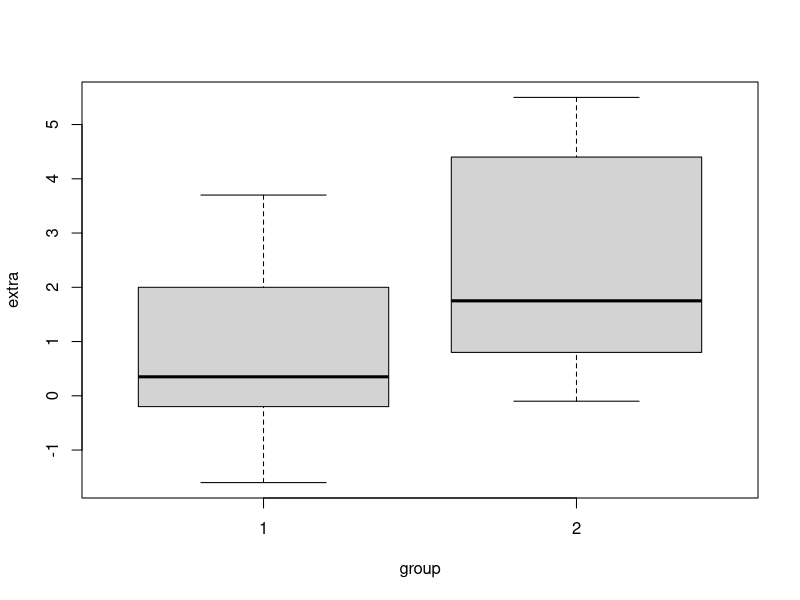
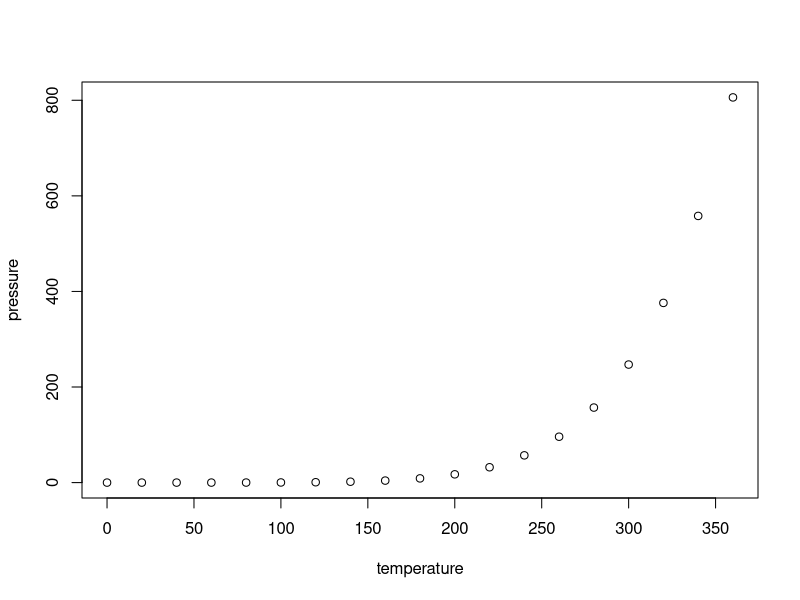
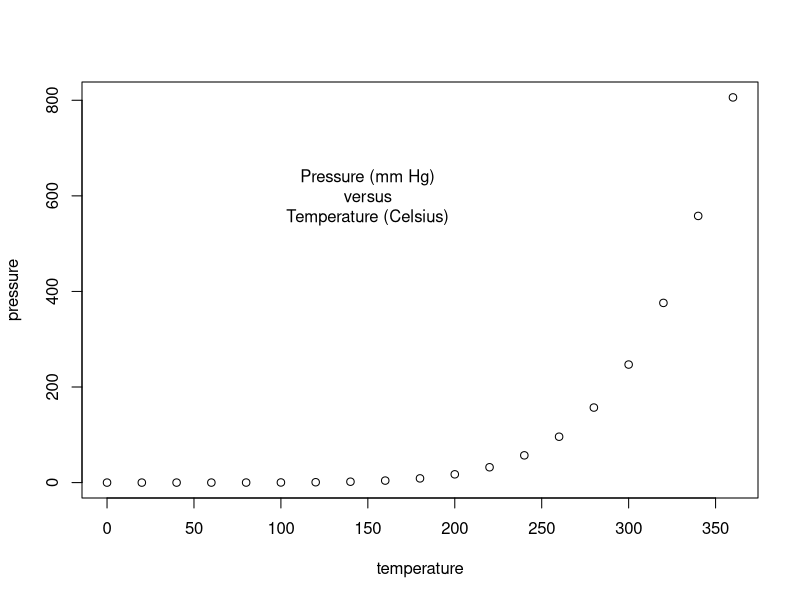

The R script that drew these images, in order:
## t-test


a = c(175, 168, 168, 190, 156, 181, 182, 175, 174, 179)
b = c(185, 169, 173, 173, 188, 186, 175, 174, 179, 180)

c <- a-10

var.test(a,b)

t.test(a, mu=170)


## independent 2-group t-test

 # t.test(y~x) # where y is numeric and x is a binary factor

 # t.test(y1,y2) # where y1 and y2 are numeric

 # F test to compare two variances


t.test(a,b,var.equal=T)

t.test(a,b, var.equal=T, alt='two.sided')

t.test(a,b, var.equal=T, alt='less')

t.test(a,b, var.equal=T, alt='greater')

t.test(a,b, var.equal=T, paired=FALSE)

t.test(c,b, var.equal=T)

t.test(b, c, var.equal=T, alt='greater')


# paired t-test
# t.test(y1,y2,paired=TRUE) # where y1 & y2 are numeric

t.test(a,b, var.equal=T, paired=T)


# one sample t-test
# t.test(y,mu=3) # Ho: mu=3


## 

require(graphics)

t.test(1:10, y = c(7:20))      # P = .00001855
t.test(1:10, y = c(7:20, 200)) # P = .1245    -- NOT significant anymore

## Classical example: Student's sleep data
plot(extra ~ group, data = sleep)
## Traditional interface
with(sleep, t.test(extra[group == 1], extra[group == 2]))
## Formula interface
t.test(extra ~ group, data = sleep)


## datasets :: pressure 
plot(pressure)

plot(pressure ~ temperature, data = pressure)
text(150, 600, "Pressure (mm Hg)\nversus\nTemperature (Celsius)")

str(pressure)



## independent two population proportions test : prop.test() 

prop <- c(0.33, 0.41) # proportion of events
n <- c(500, 600) # number of trials
x <- prop*n # number of events
x  

prop.test(x = x, # number of events
                n = n, # number of trials
                alternative = c("two.sided"), # alternative = c("two.sided", "less", "greater")
                conf.level = 0.95) # confidence level (= 1- significance level 'alpha')



## independent two population proportions test : prop.test()
